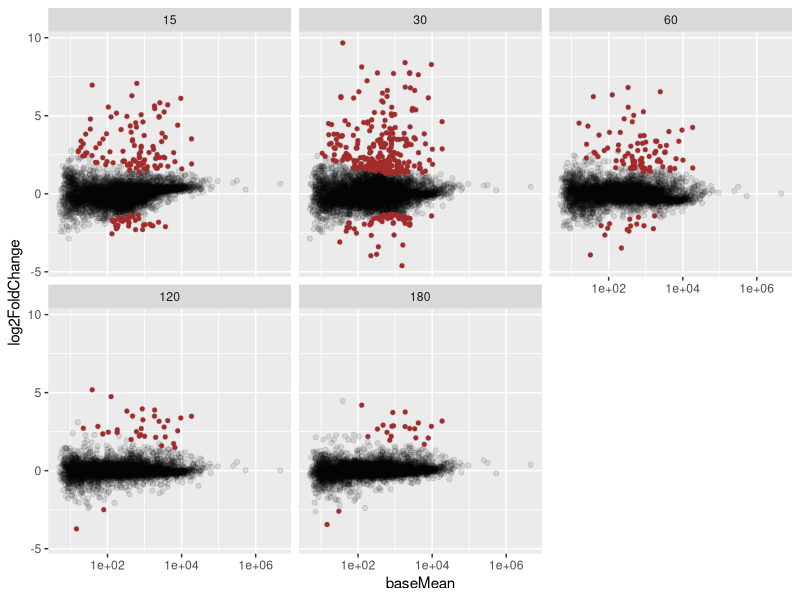
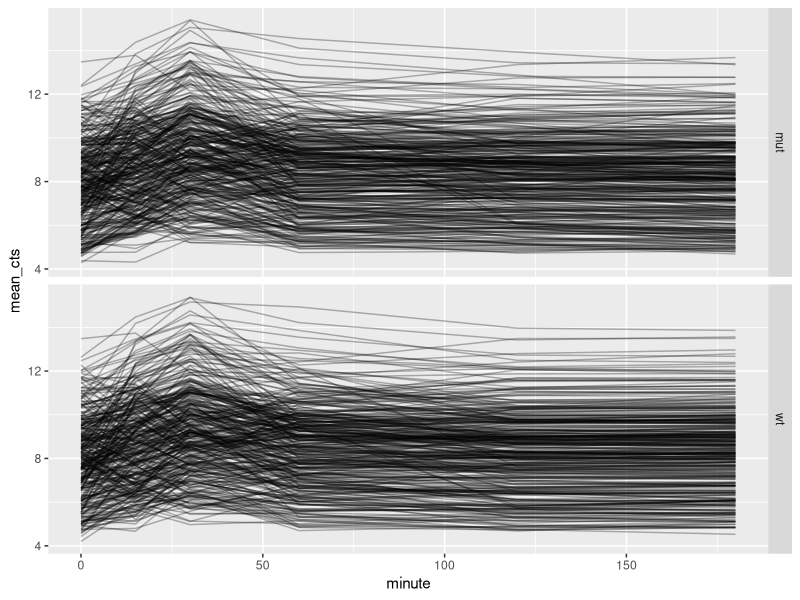
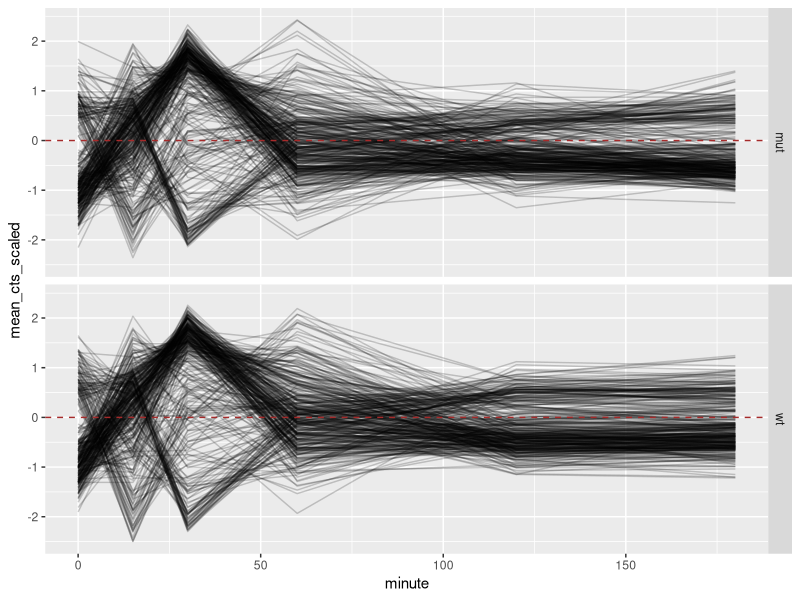

R code for these plots, in order:
## ---- chunk 1
knitr::opts_chunk$set(echo = TRUE)
## ---- chunk 2
##### setup ####

# load packages
library(tidyverse)

# read the data
trans_cts <- read_csv("./data/counts_transformed.csv")
sample_info <- read_csv("./data/sample_info.csv")
test_result <- read_csv("./data/test_result.csv")
## ---- chunk 3
test_result
## ---- chunk 4
test_result %>% 
  # add column which contains value only if padj < 0.01
  mutate(sig = ifelse(padj < 0.01, log2FoldChange, NA)) %>% 
  # make the plot
  ggplot(aes(baseMean, log2FoldChange)) +
  geom_point(alpha = 0.1) +
  geom_point(aes(y = sig), colour = "brown", size = 1) +
  scale_x_continuous(trans = "log10") +
  facet_wrap(vars(comparison))
## ---- chunk 5
candidate_genes <- test_result %>% 
  filter(padj < 0.01) %>%    # filter table
  pull(gene) %>%             # extract the gene column as a vector
  unique()                   # retain only unique values
## ---- chunk 6
trans_cts_long <- trans_cts %>% 
  # convert to long format
  pivot_longer(cols = wt_0_r1:mut_180_r3, names_to = "sample", values_to = "cts")  %>% 
  # join with sample info table
  full_join(sample_info, by = ("sample"))
## ---- chunk 7
trans_cts_mean <- trans_cts_long %>% 
  # filter genes of interest
  filter(gene %in% candidate_genes) %>% 
  # for each gene, strain and minute
  group_by(gene, strain, minute) %>% 
  # calculate mean and number of replicates
  summarise(mean_cts = mean(cts),
            nrep = n()) %>% 
  # remove grouping from downstream analysis
  ungroup()

head(trans_cts_mean)
## ---- chunk 8
trans_cts_mean %>% 
  ggplot(aes(minute, mean_cts)) +
  geom_line(aes(group = gene), alpha = 0.3) +
  facet_grid(rows = vars(strain))
## ---- chunk 9
trans_cts_mean <- trans_cts_long %>% 
  # filter to retain only genes of interest
  filter(gene %in% candidate_genes) %>% 
  # for each gene
  group_by(gene) %>% 
  # scale the cts column
  mutate(cts_scaled = (cts - mean(cts))/sd(cts)) %>% 
  # for each gene, strain and minute
  group_by(gene, strain, minute) %>%
  # calculate the mean (scaled) cts
  summarise(mean_cts_scaled = mean(cts_scaled),
            nrep = n()) %>% 
  ungroup()
## ---- chunk 10
trans_cts_mean %>%
  ggplot(aes(minute, mean_cts_scaled)) +
  geom_line(aes(group = gene), alpha = 0.2) + 
  geom_hline(yintercept = 0, colour = "brown", linetype = "dashed") +
  facet_grid(rows = vars(strain))
